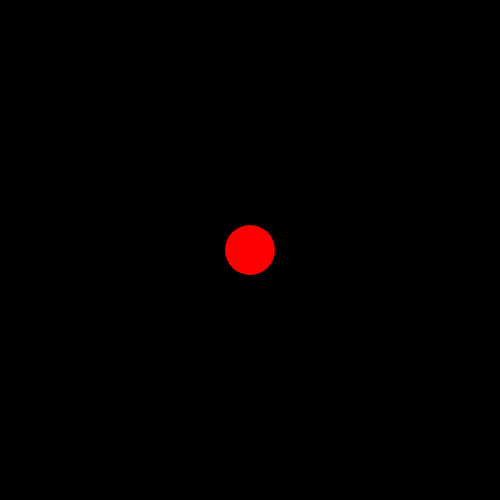
Frame 1 (no input)
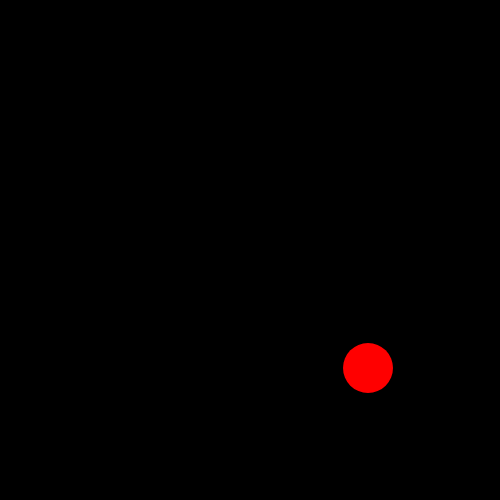
Frame 60 (no input)
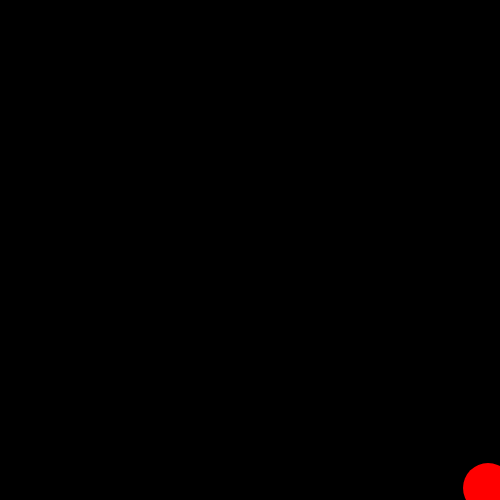
Frame 120 (the mouse pressed at the canvas centre since frame 60)

The p5.js sketch that drew these frames (run headless with seeded random() and noise() and a simulated clock; from frame 60 on, the mouse is pressed at the canvas centre):

// p5.js sketch
// ── sketch.js
//グローバル変数
let x; //x座標
let y; //y座標
let speedX; //スピードX
let speedY; //スピードY

//初期設定
function setup() {
  createCanvas(500, 500);
  x = width / 2; //xの初期位置
  y = height / 2; //xの初期位置
  speedX = 2; //スピードの値
  speedY = 2; //スピードの値
}

//メインループ
function draw() {
  background(0);
  noStroke();
  fill(255, 0, 0);
  ellipse(x, y, 50);
  x = x + speedX; // xの現在地にスピードの値を足していく
  y = y + speedY; // xの現在地にスピードの値を足していく
}
